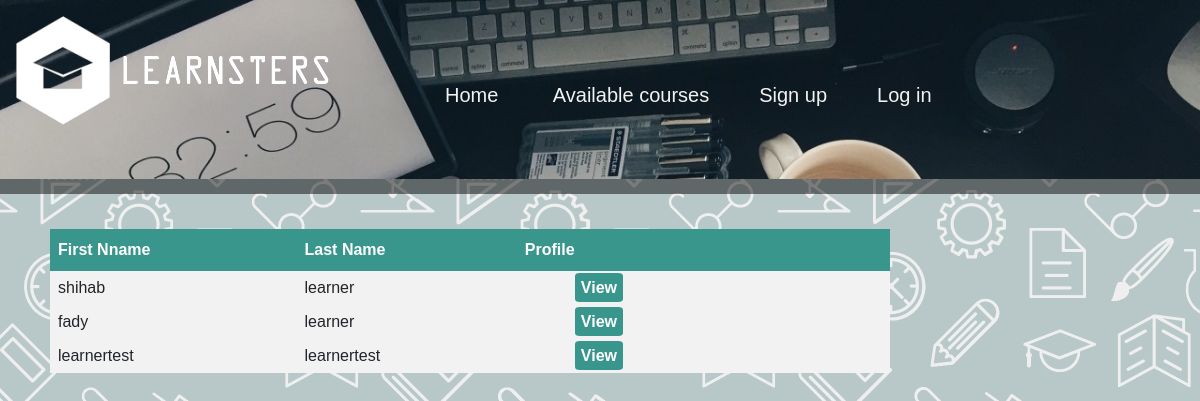
Page /selectlearner.php on the earlier database version.
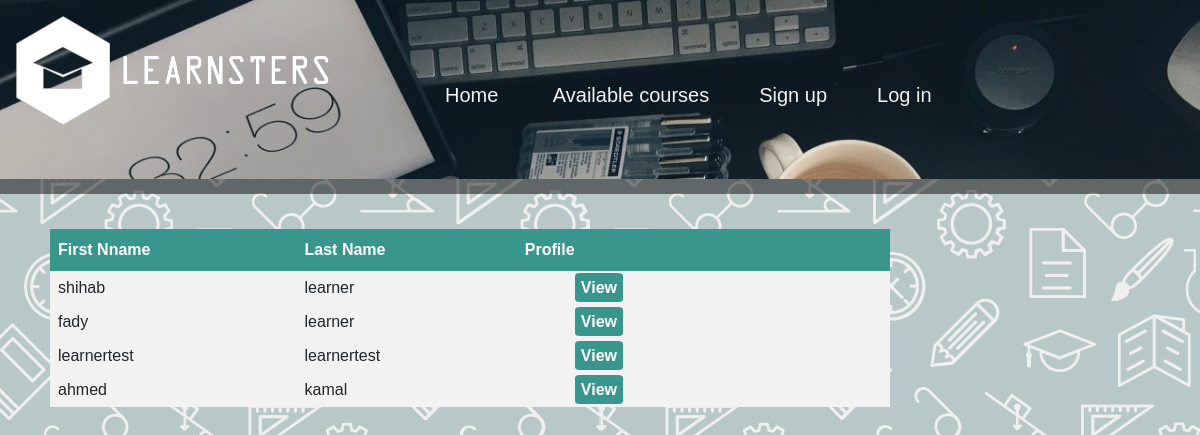
Same page on the later database version.
### tables this page shows
CREATE TABLE `learners` (
  `learnerID` varchar(255) NOT NULL,
  `Fname` varchar(255) NOT NULL,
  `Lname` varchar(255) DEFAULT NULL,
  `Email` varchar(255) DEFAULT NULL,
  `Password` varchar(255) DEFAULT NULL,
  `profilePicture` text DEFAULT NULL,
  `Type` text NOT NULL
);

### selectlearner.php (the view, shortened to what this page needs)
<html>
<?php
include "connectToDb.php";
include "menu.php";
$conn = new mysqli($servername, $username, $password, $dbname);
$query = "SELECT * FROM learners";
$results = $conn->query($query);
?>
<body>
    <table border="0">
        <tr>
            <th>First Nname</th>
            <th>Last Name</th>
            <th>Profile</th>
        </tr>
        <?php while ($row = $results->fetch_array(MYSQLI_ASSOC)) { ?>
            <tr>
                <td><?php echo $row["Fname"] ?></td>
                <td><?php echo $row["Lname"] ?></td>
                <td><a class="link" href=displaylearner.php?id=<?php echo $row["learnerID"] ?>> View </a> </td>
            </tr>
        <?php } ?>
    </table>
</body>
</html>

### menu.php (shortened to what this page needs)
<html>
<head>
<link href="https://cdn.jsdelivr.net/npm/bootstrap@5.1.3/dist/css/bootstrap.min.css" rel="stylesheet">
    <link rel="stylesheet" href="css/main.css">
</head>
<body>
    <img src="pictures/website/menuBar.jpeg" id="menuBar">
    <img src="pictures/website/logoWhite.png" id="logo">
    <div class="topnav">
        <a href="home.php">Home</a>
        <?php
        if (empty($_SESSION['ID'])) {
            echo '<a href="courses.php">Available courses</a>';
            echo '<a href="learnerSignup.php">Sign up</a>';
            echo '<a href="login.php">Log in</a>';
        }
        ?>
    </div>
</body>
</html>

### css/main.css (style rules this page uses)
* { font-family: Arial, Helvetica, sans-serif; margin-left: 0; margin-right: 0; }

### selectlearner.php (style rules this page uses)
body { background-image: url("pictures/website/backgroundPattern.png"); }
.link { margin: 50px; text-decoration: none; background-color: #38968d; color: white; border-radius: 10%; padding: 6px; font-weight: bold; }
table { margin: 50px; border-collapse: collapse; width: 70%; }
td, th { border: 1px solid black; padding: 8px; }
tr { background-color: #f2f2f2; }
th { padding-top: 12px; padding-bottom: 12px; text-align: left; background-color: #38968d; color: white; }

### menu.php (style rules this page uses)
* { margin: 0; }
.topnav { position: absolute; top: 10%; left: 35%; }
.topnav a { color: #f2f2f2; padding: 5px; text-decoration: none; font-size: 20px; margin: 20px; }
#menuBar { top: 0%; width: 100%; box-shadow: 0px 15px rgba(10, 8, 8, 0.5); }
#logo { margin: 1%; position: absolute; top: 0%; left: 0%; }

Differences in the rows shown:
added learners: Fname "ahmed", Lname "kamal"
